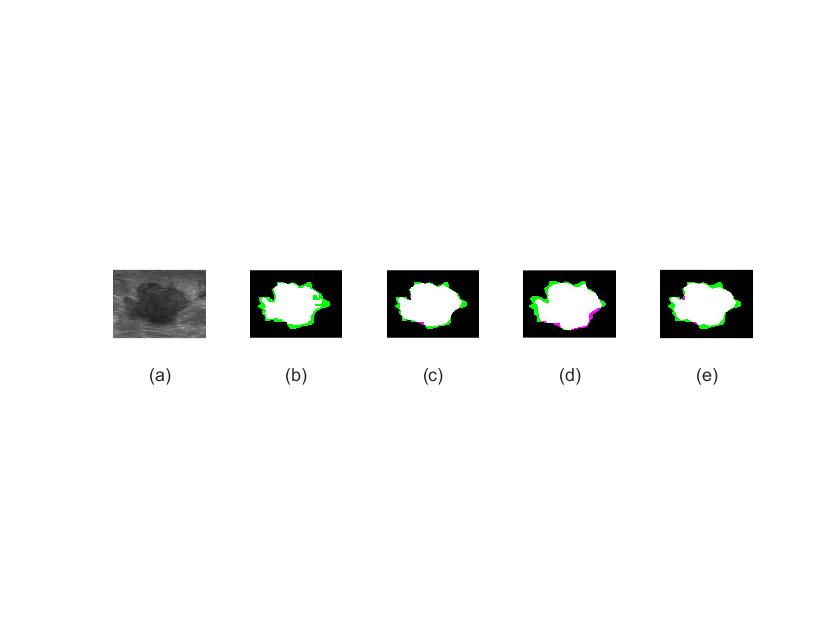
%> input picture Experiments/1.jpg, 840 x 630 px
$ octave --eval "result = thresholdsegment(imread('../1.jpg'));"   (GNU Octave 9; MATLAB toolbox functions it lacks are replaced by stand-ins)
%> lines starting %> are read from the running program, lines starting %| are printed output that depends on the picture; in (x1, y1, x2, y2) boxes, pixels count from 0 and x2, y2 are one past the last pixel; in counts of white or black regions, pixels touching at a corner belong together; the program's own positions count from 1
### Experiments/threshold/SRAD3D.m
function [J,rect] = SRAD(I,niter,lambda)

%SRAD speckle reducing anisotropic diffusion.
%   Y. Yu and S.T. Acton, "Speckle reducing anisotropic diffusion," IEEE
%   Transactions on Image Processing, vol. 11, pp. 1260-1270, 2002.
%   <http://viva.ee.virginia.edu/publications/j_srad.pdf>
%
%INPUTS
%   I...........log compressed input image
%   niter.......number of iterations
%   lambda......smoothing time step
%   rect........homogeneous ROI [x y width height]
%
%DEFAULT INPUTS
%   rect........user specified at run-time
%
%OUTPUT
%   J...........log compressed output image
%   rect........homogeneous ROI [x y width height]
%
%USAGE
%
%   J = SRAD(I,NITER,LAMBDA) performs SRAD on the log compressed image I
%   using NITER iterations and a timestep LAMBDA.  A large number of
%   iterations produces more smoothing, while a large timestep produces
%   faster smoothing.  Too small an NITER or too large a LAMBDA are not
%   recommended.
%
%   J = SRAD(...,RECT) uses the user specified rectangle RECT to define
%   the region of uniform speckle.  RECT is specfied as in IMCROP or
%   GETRECT as [x y width height].
%
%   [J,rect] = SRAD(...) returns the rectangle RECT to the command line.
%   RECT is specfied as in IMCROP or  GETRECT as [x y width height].

%WRITTEN BY:  Drew Gilliam
%
%MODIFICATION HISTORY:
%   2005      Drew Gilliam
%       --creation
%       --modified original Yu MATLAB code - faster/user friendly
%   2006.02   Alla Aksel
%       --Added comments
%   2006.03   Drew Gilliam
%       --Changed header comments
%       --re-wrote Rob Janiczek c-code, added to SRAD function
%         new c-code version is 2x as fast as MATLAB version
%   2006.04   Drew Gilliam
%       --added diffusion coefficent saturation on [0,1]

% global FLAG_SRAD_CCODE FLAG_SRAD_WAIT
FLAG_SRAD_CCODE = 0;     % 1 = use c-code
FLAG_SRAD_WAIT  = 0;     % 1 = display wait bar
Q0 = 0.0020;
RHO = 0.2;


%==========================================================================
% SETUP
%==========================================================================

% check number of inputs
%error(nargchk(3,4,nargin))

% area of uniform speckle
% if nargin < 4 || isempty(rect)
%     imshow(I,[],'InitialMagnification','fit');
%     rect = getrect;
% end

% make image a double and normalize on [0,1]
I = double(I);
mx = max(I(:));
mn = min(I(:));
I = (I-mn)/(mx-mn);

% image size
[M,N,Z] = size(I);


%==========================================================================
% C-CODE
%==========================================================================
if FLAG_SRAD_CCODE

    % get row/col of rect
    r = [floor(rect(2)), ceil(rect(2)+rect(4))];
    c = [floor(rect(1)), ceil(rect(1)+rect(3))];

    % saturate row/col
    rsat = r<1 | M<r;
    r = (~rsat.*r) + (rsat.*[1 M]);

    csat = c<1 | N<c;
    c = (~csat.*c) + (csat.*[1 N]);

    % SRAD c-code
    J = SRAD_c(single(I),niter,lambda,...
        r(1),r(2),c(1),c(2),FLAG_SRAD_WAIT);
    J = double(J);


%==========================================================================
% MATLAB
%==========================================================================
else

    % image indices (using boudary conditions)
    iN = [1,1:M-1];
    iS = [2:M, M];
    jW = [1, 1:N-1];
    jE = [2:N, N];
    kT = [1, 1:Z-1];
    kB = [2:Z, Z];

    % log uncompress (also eliminates zero value pixels)
    I = exp(I);

    % wait bar
    if FLAG_SRAD_WAIT,
        hwait = waitbar(0,'SRAD: Diffusing Image');
    end


    % main algorithm
    for iter = 1:niter

        % speckle scale function
        %iter
        %Iuniform = imcrop(I(:,:,100),rect);
       % q0_squared = var(Iuniform(:)) / (mean(Iuniform(:))^2);
        q0_squared = Q0 .* exp (-RHO.*(iter-1));
        % differences
        dN = I(iN,:,:) - I;
        dS = I(iS,:,:) - I;
        dW = I(:,jW,:) - I;
        dE = I(:,jE,:) - I;
        dT = I(:,:,kT) - I;
        dB = I(:,:,kB) - I;

        % normalized discrete gradient magnitude squared (equ 52,53)
        G2 = (dN.^2 + dS.^2 + dW.^2 + dE.^2+ dT.^2 + dB.^2) ./ I.^2;

        % normalized discrete laplacian (equ 54)
        L = (dN + dS + dW + dE + dT + dB) ./ I;

        % ICOV (equ 31/35)
        num = (0.333*G2) - ((1/36)*(L.^2));
        den = (1 + ((1/6)*L)).^2;
        q_squared = num ./ (den + eps);

        % diffusion coefficent (equ 33)
        den = (q_squared - q0_squared) ./ (q0_squared *(1 + q0_squared) + eps);
        c = 1 ./ (1 + den);

        % saturate diffusion coefficent
        c(c<0) = 0;
        c(c>1) = 1;

        % divergence (equ 58)
        cS = c(iS,:,:);
        cE = c(:,jE,:);
        cB = c(:,:,kB);

        D = (c.*dN) + (cS.*dS) + (c.*dW) + (cE.*dE)+(c.*dT) + (cB.*dB);

        % update (equ 61)
        I = I + (lambda/6)*D;

        % update waitbar
        if FLAG_SRAD_WAIT, waitbar(iter/niter,hwait); end

        % [7 lines of commented-out code are left out]

    end

    % log compression & output
    J = log(I);

    % close wait bar
    if FLAG_SRAD_WAIT, close(hwait); end

end

return


%**************************************************************************
% END OF FILE
%**************************************************************************

### Experiments/threshold/thresholdsegment.m
%-- Author£ºWang, Peng. Fudan University
%-- Date£º2019/11/28
%-- Fuction£ºBreast Tumor Segmentation of Ultra Images based in threshold
%-- Reference:
%   https://github.com/FubuFabian/Breast-Tumor-Segmentation-Matlab
%   https://ieeexplore.ieee.org/stamp/stamp.jsp?tp=&arnumber=1194626&tag=1
function SEG_BW = thresholdsegment(I)
    imGray = mat2gray(I);
 %%%%%%%% Preprocessing Image %%%%%%%%%%%%%
    imEq = histeq(imGray);
    imDiff = SRAD3D(imEq,25,1);
    imDiff = mat2gray(imDiff);
 %%%%%%%% Segmenation based in threshold%%%%%%%%%%%%%
    I= imDiff;
    [a,b]=size(I);
    Io=I;
    n=0.35;
    Io = imcomplement(im2bw(Io,n));
% [9 lines of commented-out code are left out]
%%%%%%%% Extract the contour of tumor %%%%%%%%%
    count = size(Io);
    se = strel('square',2);
    img_contour = im2bw(Io);
    bw = imerode(img_contour,se);
    bw = imerode(bw,se);
    bw = imerode(bw,se);
    contour1 = bwperim(bw,8);
    contour2 = imfill(contour1,'holes');
    contour3 = bwareaopen(contour2,200,8);
    imLabel = bwlabel(contour3);
    stats = regionprops(imLabel,'Area');
    area = cat(1,stats.Area);
    index = find(area == max(area));
    img = ismember(imLabel,index);
    SEG_BW = logical(imfill(img,'holes'));
end
%> in thresholdsegment, `imEq = histeq(imGray);`:
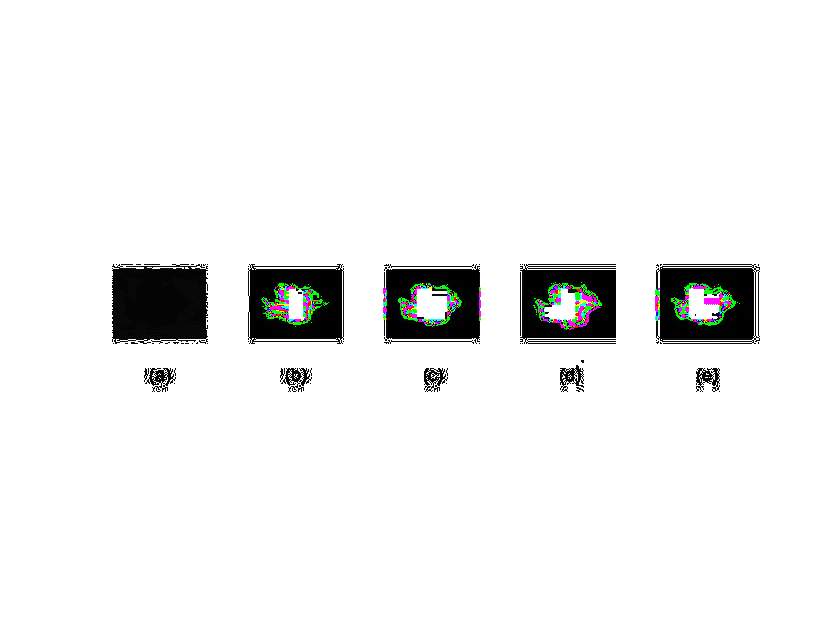
%> imEq: size 630x840x3 double; mean R, G, B 0.939, 0.941, 0.939
%> in SRAD, `mx = max(I(:));`: mx = 1
%> in SRAD, `mn = min(I(:));`: mn = 0
%> the loop in SRAD, `for iter = 1:niter` made 25 passes
%> pass 1, in SRAD, `dE = I(:,jE,:) - I;`:
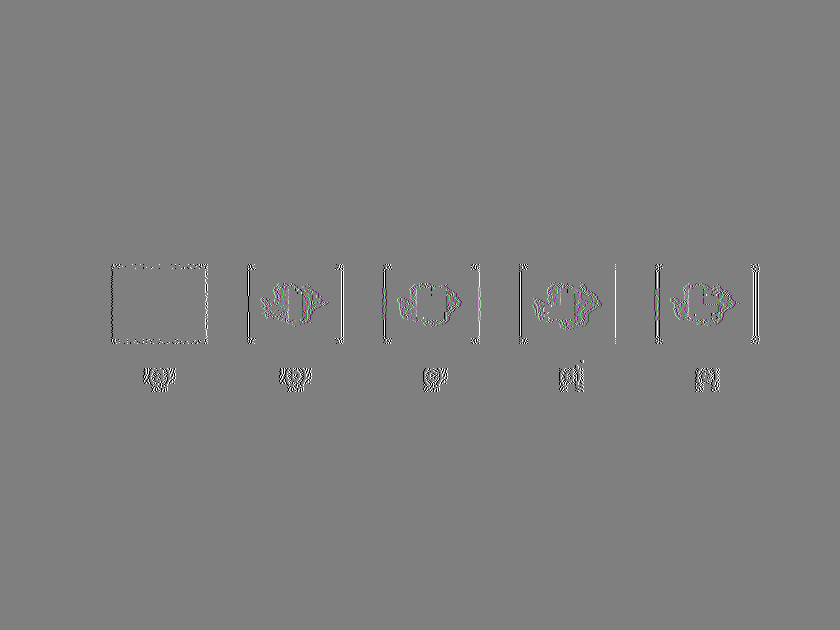
%> dE: size 630x840x3 double; mean R, G, B 0, 0, 0; mean of the top-left, top-right, bottom-left and bottom-right quarters -0.000228, 0.000228, -0.00027, 0.00027; drawn with min black and max white
%> after the loop in SRAD, `for iter = 1:niter`:
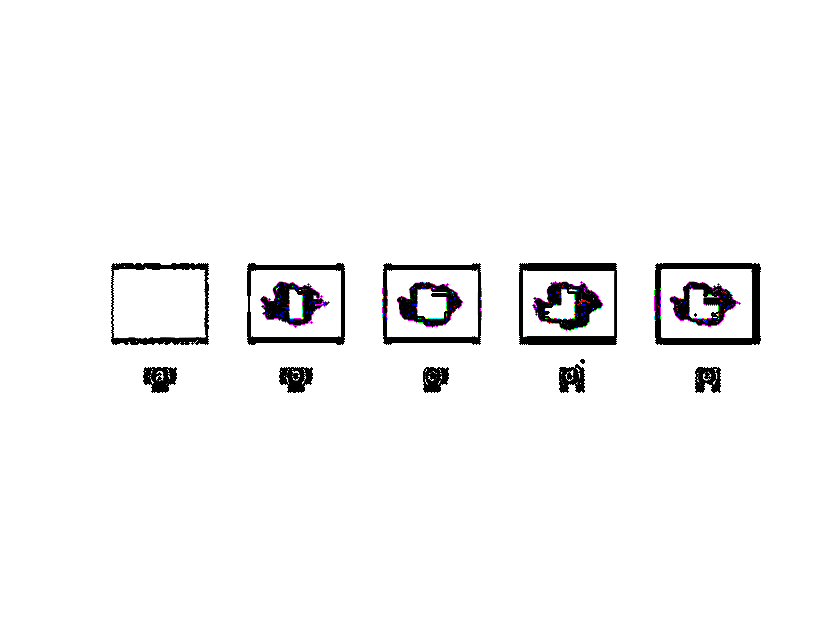
%> c: size 630x840x3 double; mean R, G, B 0.967, 0.966, 0.967
%> in thresholdsegment, `Io = imcomplement(im2bw(Io,n));`:
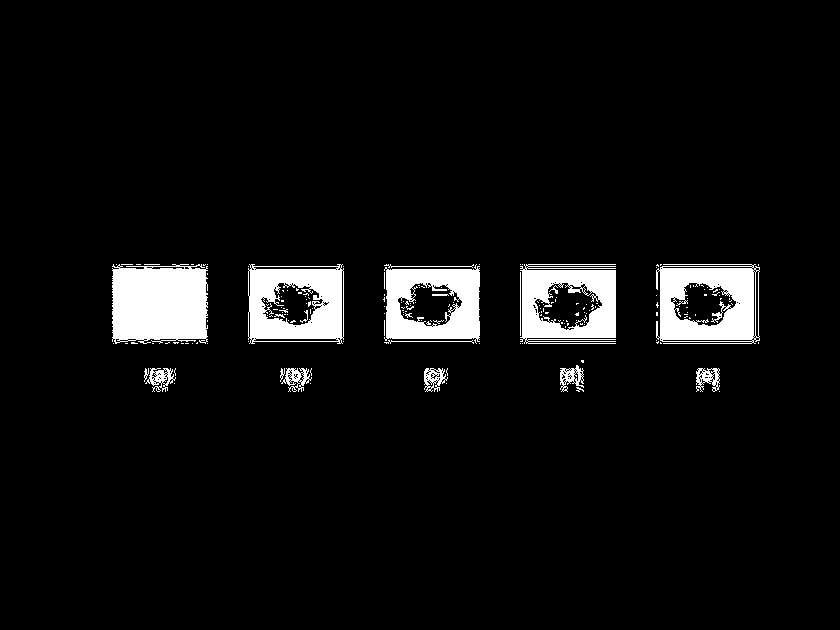
%> Io: size 630x840 logical; 5.8% white; 177 white regions (158 under 20 px), largest, box (x1, y1, x2, y2) and area: (112, 264, 208, 344) 6940, (656, 264, 760, 344) 5741, (248, 264, 344, 344) 5276
%> in thresholdsegment, `bw = imerode(img_contour,se);`: bw: size 630x840 logical; 4.7% white; 128 white regions (107 under 20 px), largest, box (x1, y1, x2, y2) and area: (112, 266, 207, 339) 6455, (660, 268, 753, 339) 4612, (249, 269, 341, 338) 4411
%> in thresholdsegment, `bw = imerode(bw,se);`: bw: size 630x840 logical; 4.3% white; 52 white regions (47 under 20 px), largest, box (x1, y1, x2, y2) and area: (112, 266, 205, 338) 6264, (660, 268, 752, 338) 4316, (249, 269, 340, 337) 4078, (386, 269, 478, 337) 4031, (522, 270, 614, 336) 3706
%> in thresholdsegment, `bw = imerode(bw,se);`: bw: size 630x840 logical; 4% white; 9 white regions (4 under 20 px), largest, box (x1, y1, x2, y2) and area: (112, 268, 204, 337) 6088, (660, 268, 751, 337) 4024, (249, 269, 339, 336) 3783, (386, 269, 477, 336) 3744, (522, 270, 613, 335) 3412
%> in thresholdsegment, `contour1 = bwperim(bw,8);`: contour1: size 630x840 logical; 0.5% white in thin lines or dots, all inside (x1, y1, x2, y2) = (112, 268, 751, 372)
%> in thresholdsegment, `contour2 = imfill(contour1,'holes');`:
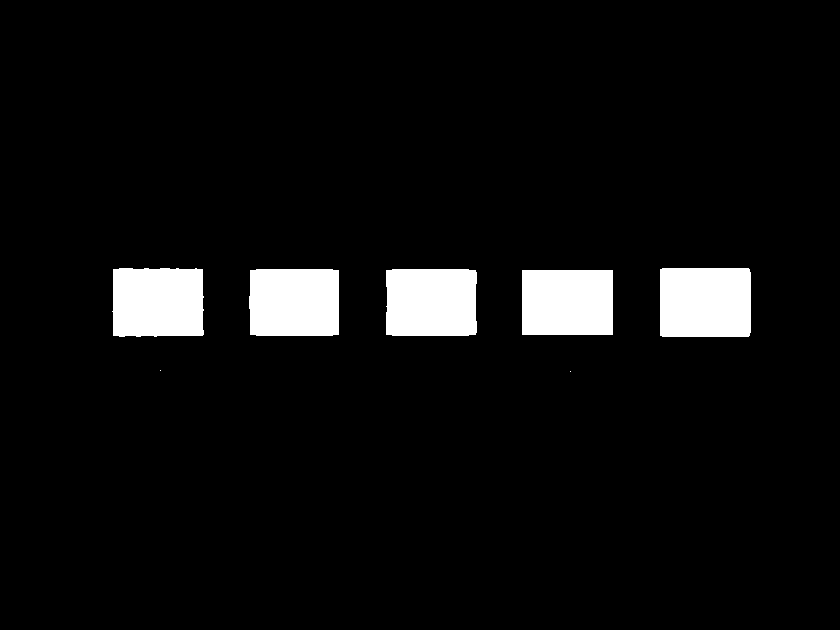
%> contour2: size 630x840 logical; 5.7% white; 7 white regions (2 under 20 px), largest, box (x1, y1, x2, y2) and area: (660, 268, 751, 337) 6265, (112, 268, 204, 337) 6088, (386, 269, 477, 336) 6004, (249, 269, 339, 336) 5952, (522, 270, 613, 335) 5915
%> in thresholdsegment, `imLabel = bwlabel(contour3);`:
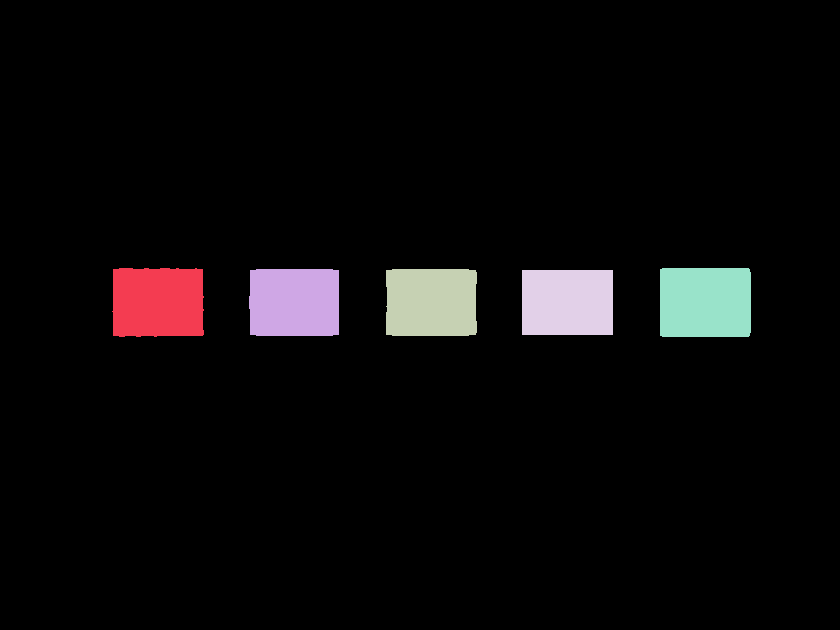
%> imLabel: size 630x840 double; 6 distinct labels, from 0 to 5; one colour per label, 0 black
%> in thresholdsegment, `stats = regionprops(imLabel,'Area');`: stats = 5 regions; Area: 6265, 6088, 6004, 5952, 5915
%> in thresholdsegment, `area = cat(1,stats.Area);`: area = [6088; 5952; 6004; 5915; 6265]
%> in thresholdsegment, `index = find(area == max(area));`: index = 5
%> in thresholdsegment, `img = ismember(imLabel,index);`:
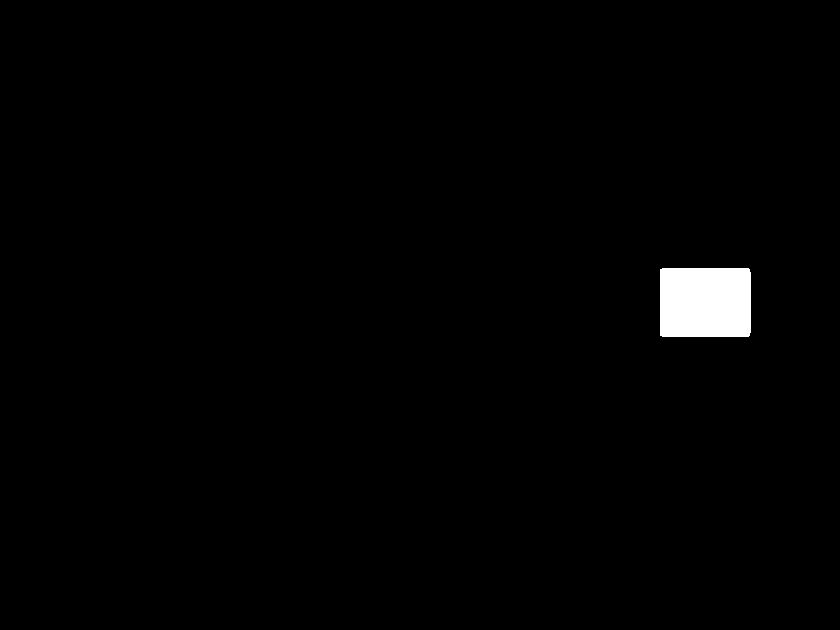
%> img: size 630x840 logical; 1.2% white; 1 white region, box (x1, y1, x2, y2) and area: (660, 268, 751, 337) 6265

$ run again, on Experiments/18.jpg
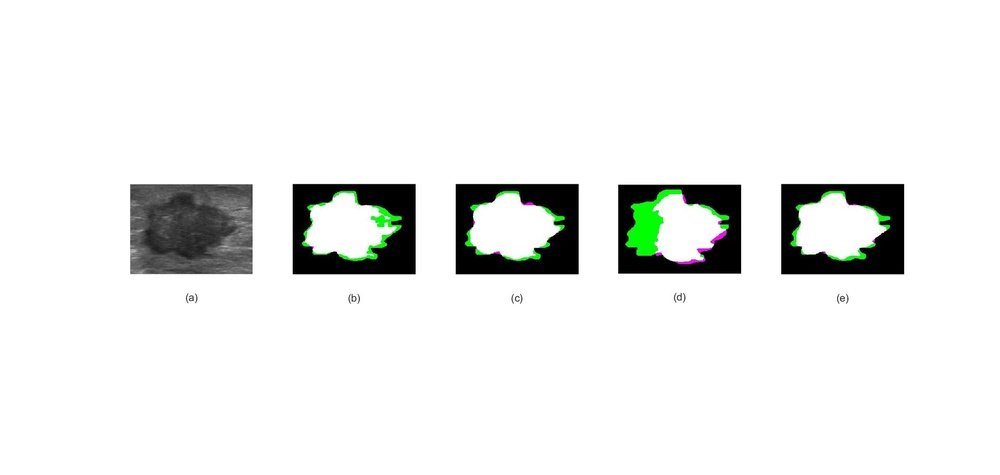
%> input picture Experiments/18.jpg, 1000 x 475 px, shrunk from 1920 x 912 before the run
%> mx = 1
%> mn = 0.0159
%> Io: size 475x1000 logical; 10.2% white; 194 white regions (179 under 20 px), largest, box (x1, y1, x2, y2) and area: (128, 182, 256, 280) 11618, (288, 178, 420, 280) 9072, (776, 180, 912, 280) 8803
%> contour1: size 475x1000 logical; 0.77% white in thin lines or dots, all inside (x1, y1, x2, y2) = (130, 183, 902, 299)
%> contour2: size 475x1000 logical; 11.3% white; 10 white regions (5 under 20 px), largest, box (x1, y1, x2, y2) and area: (455, 183, 576, 274) 10781, (781, 183, 902, 274) 10779, (292, 183, 413, 272) 10769, (130, 184, 250, 273) 10561, (618, 184, 739, 271) 10527
%> in thresholdsegment, `imLabel = bwlabel(contour3);`:
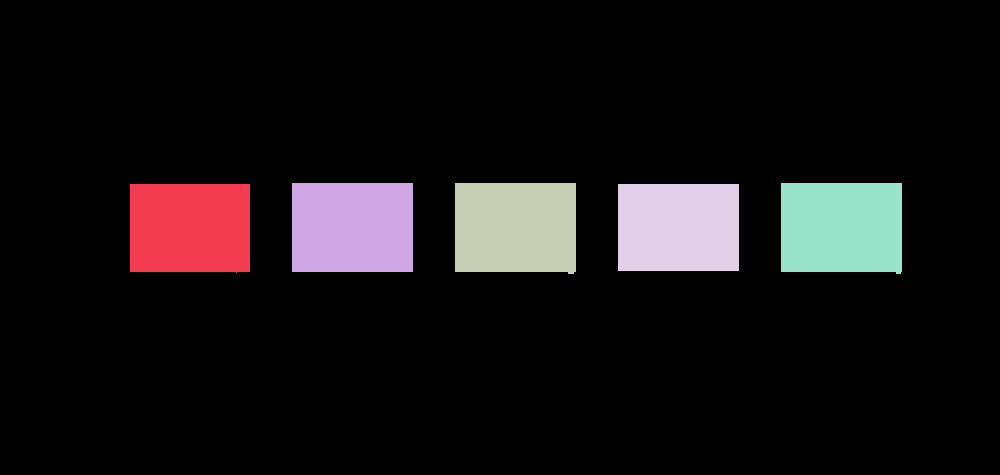
%> imLabel: size 475x1000 double; 6 distinct labels, from 0 to 5; one colour per label, 0 black
%> stats = 5 regions; Area: 10781, 10779, 10769, 10561, 10527
%> area = [10561; 10769; 10781; 10527; 10779]
%> index = 3
%> in thresholdsegment, `img = ismember(imLabel,index);`:
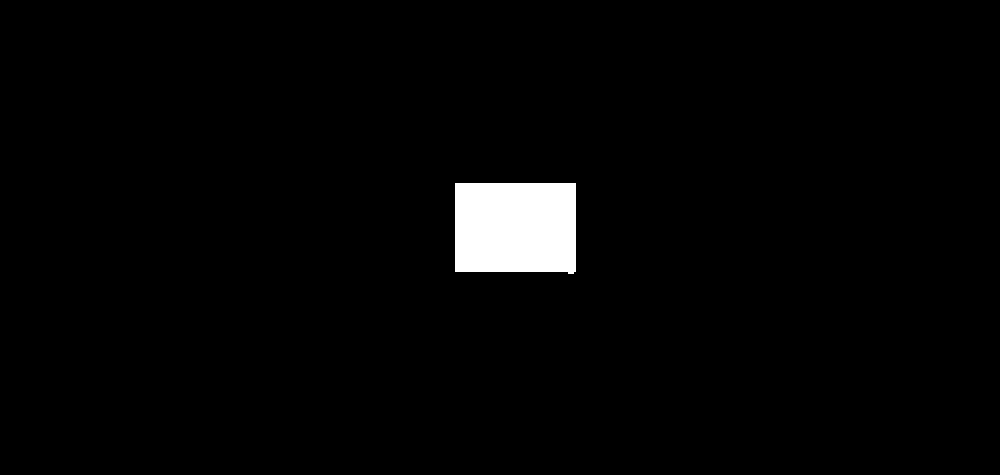
%> img: size 475x1000 logical; 2.3% white; 1 white region, box (x1, y1, x2, y2) and area: (455, 183, 576, 274) 10781
